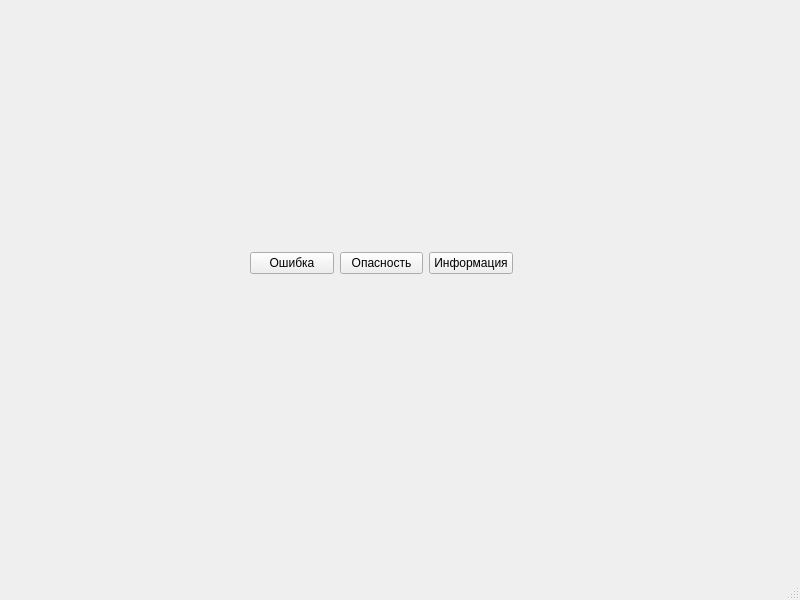
<?xml version="1.0" encoding="UTF-8"?>
<ui version="4.0">
 <class>MainWindow</class>
 <widget class="QMainWindow" name="MainWindow">
  <property name="geometry">
   <rect>
    <x>0</x>
    <y>0</y>
    <width>800</width>
    <height>600</height>
   </rect>
  </property>
  <property name="windowTitle">
   <string>MainWindow</string>
  </property>
  <widget class="QWidget" name="centralwidget">
   <widget class="QWidget" name="">
    <property name="geometry">
     <rect>
      <x>250</x>
      <y>250</y>
      <width>263</width>
      <height>26</height>
     </rect>
    </property>
    <layout class="QHBoxLayout" name="horizontalLayout">
     <item>
      <widget class="QPushButton" name="pushButton">
       <property name="text">
        <string>Ошибка</string>
       </property>
      </widget>
     </item>
     <item>
      <widget class="QPushButton" name="pushButton_2">
       <property name="text">
        <string>Опасность</string>
       </property>
      </widget>
     </item>
     <item>
      <widget class="QPushButton" name="pushButton_3">
       <property name="text">
        <string>Информация</string>
       </property>
      </widget>
     </item>
    </layout>
   </widget>
  </widget>
  <widget class="QMenuBar" name="menubar">
   <property name="geometry">
    <rect>
     <x>0</x>
     <y>0</y>
     <width>800</width>
     <height>21</height>
    </rect>
   </property>
  </widget>
  <widget class="QStatusBar" name="statusbar"/>
 </widget>
 <resources/>
 <connections/>
</ui>
